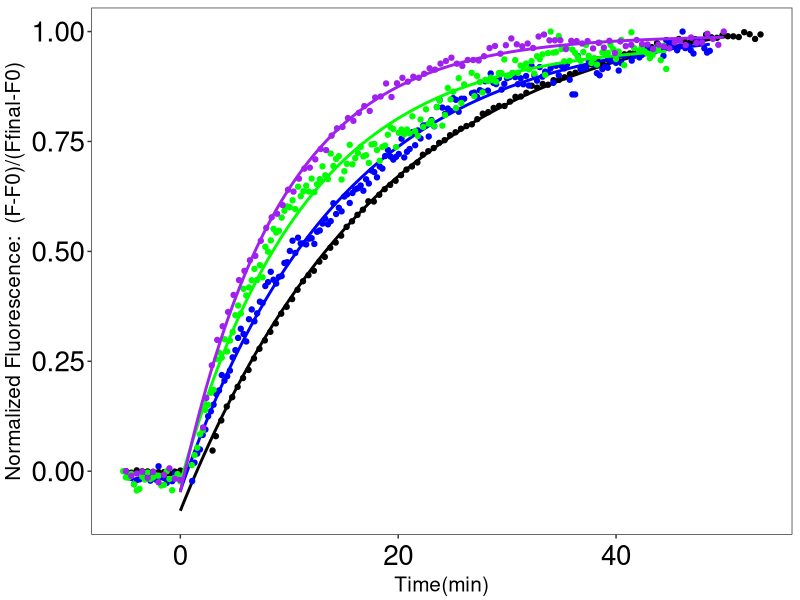

This figure's R source:
#--------- Load packages to for today's session ----------#
library(tidyverse)
library(ggbeeswarm)
#library(RColorBrewer)
#library(viridis)
library(ggthemes)
library(ggpubr)
library(UpSetR)
#scale_color_manual(name = "Variant",values = c( "WT" = "black", "L76P" = "green", "F313L" = "blue", "L76P/F313L" = "purple"),labels = c("WT", "L76P", "F313L", "L76P/F313L"))

#-----------------------------------------
Fig_A.df <- read_csv("RetRel_Chong.csv")

ggplot(data = Fig_A.df)+

geom_point(aes(WT_Time, WT_Int), colour="black", linewidth=0.5)+
geom_line(aes(WT_CF_Time,WT_CF_Int), colour="black", linewidth=1)+

geom_point(aes(F313L_Time, F313L_Int), colour="blue", linewidth=0.5)+
geom_line(aes(F313L_CF_Time,F313L_CF_Int), colour="blue", linewidth=1)+
  
geom_point(aes(L76P_Time, L76P_Int), colour="green", linewidth=0.5)+
geom_line(aes(L76P_CF_Time,L76P_CF_Int), colour="green", linewidth=1)+
  
geom_point(aes(Fx_Time, Fx_Int), colour="purple", linewidth=0.5)+
geom_line(aes(Fx_CF_Time,Fx_CF_Int), colour="purple", linewidth=1)+labs(

y= "Normalized Fluorescence:  (F-F0)/(Ffinal-F0)", x = "Time(min)") + theme_bw()+ expand_limits(y=c(0,0.04)) + theme(
axis.text.x = element_text(colour = 'black', size = 20, hjust = 0.5, vjust = 0.5), axis.title.x = 
element_text(size = 15, hjust = 0.5, vjust = 0.2))+ 
theme(panel.grid.major = element_blank(), panel.grid.minor = element_blank(),axis.text.y = element_text(colour = 'black', size = 20), axis.title.y = 
element_text(size = 15, hjust = 0.5, vjust = 1.5)) + 
theme(strip.text.x = element_text(size = 20, hjust = 0.5, vjust = 0.5, face = 'bold'))
